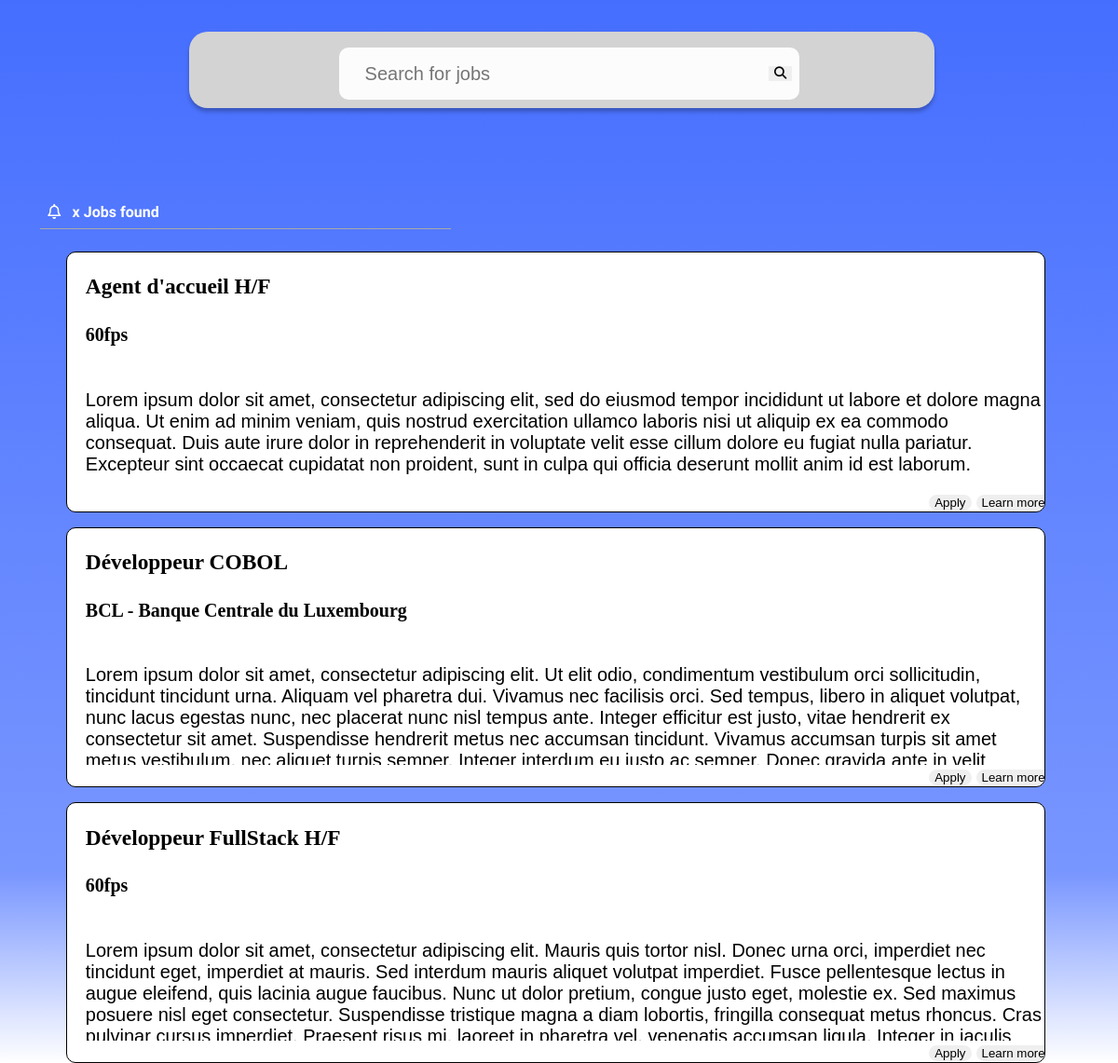
The app's page /home.php with its own data.
### tables this page shows
CREATE TABLE `advertisement` (
  `id_adv` int(11) NOT NULL,
  `title` varchar(255) NOT NULL,
  `description` mediumtext NOT NULL,
  `post_date` date NOT NULL DEFAULT current_timestamp(),
  `wage` int(11) NOT NULL,
  `place` varchar(255) NOT NULL,
  `contract_type` enum('CDD','CDI','Stage','Alternant','Interim') NOT NULL,
  `id_company` int(11) NOT NULL
);

CREATE TABLE `company` (
  `id_company` int(11) NOT NULL,
  `company_name` varchar(255) NOT NULL,
  `company_address` varchar(255) NOT NULL,
  `email` varchar(320) NOT NULL,
  `tel` varchar(15) NOT NULL
);

### index.php (the view, shortened to what this page needs)
<?php
require("db.php");
function search_form_submitted() {
    if (isset($_POST['submit'])) {
        $criteria = $_POST['criteria'] ? $_POST['criteria'] : null;
        return true;
    } else {
        return false;
    }
}
    if (search_form_submitted() && $criteria) {
            $query_display_jobs_by_search_criteria = "
            SELECT title, description, wage, place, post_date, company_name
            FROM advertisement, company
            WHERE advertisement.id_company = company.id_company
            AND title LIKE '%$criteria%'
                OR description LIKE '%$criteria%'
                OR place LIKE '%$criteria%'
                OR company_name LIKE '%$criteria%'
            ORDER BY post_date DESC
            LIMIT 3;
            ";
            $result_display_jobs_by_search_criteria = mysqli_query($conn, $query_display_jobs_by_search_criteria);
            if (mysqli_num_rows($result_display_jobs_by_search_criteria) > 0) {
                while ($row = mysqli_fetch_array($result_display_jobs_by_search_criteria)) {
                    echo '
                    <div class="job-card">
                        <div class="job-card-header">
                            <h3>'. $row["title"]. '</h3>
                            <h4>'. $row["company_name"]. '</h4>
                        </div>
                        <div class="job-card-body">
                            <p id="desc">'. $row["description"]. '</p>
                            <p id="wage">'. $row["wage"]. '€ p.a.</p>
                            <p id="place">'. $row["place"]. '</p>
                            <p id="post_date">'. $row["post_date"]. '</p>
                        </div>
                        <div class="job-card-footer">
                            <a href="apply.php"><button class="apply">Apply</button></a>
                            <button class="more" id="more">Learn more</button>
                        </div>
                    </div>
                    ';
                }
            } else {
                echo '<p>No jobs found</p>';
            }
    } else {
        $query_display_all_job_ads = "
        SELECT id_adv, title, description, wage, place, post_date, company_name
        FROM advertisement, company
        WHERE advertisement.id_company = company.id_company
        ORDER BY post_date DESC
        LIMIT 3;";
        $result_display_all_job_ads = mysqli_query($conn, $query_display_all_job_ads);
        if (mysqli_num_rows($result_display_all_job_ads) > 0) {
            while ($row = mysqli_fetch_array($result_display_all_job_ads)) {
                echo '
                <div class="job-card">
                    <div class="job-card-header">
                        <h3>'. $row["title"]. '</h3>
                        <h4>'. $row["company_name"]. '</h4>
                    </div>
                    <div class="job-card-body">
                        <p id="desc">'. $row["description"]. '</p>
                        <p id="wage">'. $row["wage"]. '€ p.a.</p>
                        <p id="place">'. $row["place"]. '</p>
                        <p id="post_date">'. $row["post_date"]. '</p>
                    </div>
                    <div class="job-card-footer">
                        <a href="apply.php?job_id=' . $row["id_adv"] . '"><button class="apply">Apply</button></a>
                        <button onclick="display(event)" class="more" id="more">Learn more</button>
                    </div>
                </div>
                ';
            }
        } else {
            echo "<h2>0 results</h2>";
        }
    }
?>

### style.css (style rules this page uses)
body { height: 100%; width: 100%; background: linear-gradient(180deg, #456EFF 0%, rgba(69, 110, 255, 0.72) 82.19%, rgba(69, 110, 255, 0.00) 100%); background-attachment: fixed; }
button { border: none; color: black; }
.jobscontainer p { font-family: 'Lucida Sans', 'Lucida Sans Regular', 'Lucida Grande', 'Lucida Sans Unicode', Geneva, Verdana, sans-serif; }
.job-card { position: relative; border: 1px solid #000; width: 95%; margin: 2vh; padding-left: 20px; border-radius: 10px; background-color: #ffffff; align-items: center; align-items: center; justify-content: center; text-overflow: ellipsis; overflow: hidden; }
.apply { position: relative; top: 10%; left: 88%; flex-shrink: 0; border-radius: 20px; }
.more { position: relative; top: 10%; left: 88%; flex-shrink: 0; border-radius: 20px; }
.job-card-body { overflow-y: hidden; text-wrap: wrap; max-height: 8rem; }

### records on screen
advertisement: title "Agent d'accueil H/F", id_company.company_name "60fps", description "Lorem ipsum dolor sit amet, consectetur adipiscing elit, sed do eiusmod tempor incididunt ut labore et dolore mag…"
advertisement: title "Développeur COBOL", id_company.company_name "BCL - Banque Centrale du Luxembourg", description "Lorem ipsum dolor sit amet, consectetur adipiscing elit. Ut elit odio, condimentum vestibulum orci sollicitudin, tincidunt tincidunt urna. Aliquam vel pharetra dui. Vivamus nec facilisis orci. Sed tempus, libero in aliquet volutpat, nunc lacus egestas nunc, nec placerat nunc nisl tempus ante. Integer efficitur est justo, vitae hendrerit ex consectetur sit amet. Suspendisse hendrerit metus nec accumsan tincidunt. Vivamus accumsan turpis sit amet metus vestibulum, nec aliquet turpis semper. Integer interdum eu justo ac semper. Donec gravida ante in velit consectetur fermentum. Aenean neque odio, finibus eget ultricies a, commodo vel elit. Mauris convallis molestie purus vitae fermentum. Sed…"
advertisement: title "Développeur FullStack H/F", id_company.company_name "60fps", description "Lorem ipsum dolor sit amet, consectetur adipiscing elit. Mauris quis tortor nisl. Donec urna orci, imperdiet nec tincidunt eget, imperdiet at mauris. Sed interdum mauris aliquet volutpat imperdiet. Fusce pellentesque lectus in augue eleifend, quis lacinia augue faucibus. Nunc ut dolor pretium, congue justo eget, molestie ex. Sed maximus posuere nisl eget consectetur. Suspendisse tristique magna a diam lobortis, fringilla consequat metus rhoncus. Cr…"
